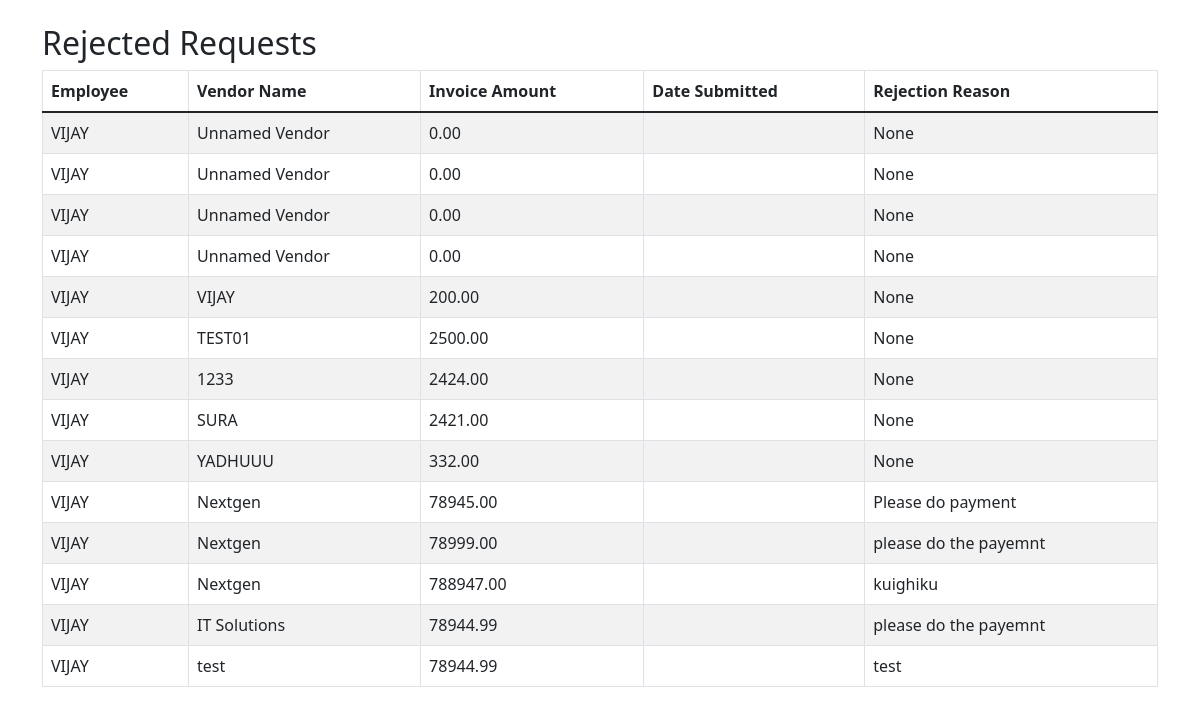
Page /manager/rejected_requests/ (signed in) on the committed database.
### finance_app/models.py (models this page shows, shortened)
class Request(models.Model):
    STATUS_CHOICES = [
        ('Pending', 'Pending'),
        ('Approved', 'Approved'),
        ('Rejected', 'Rejected'),
        ('Hold', 'Hold'),
    ]
    VENDOR_TYPE_CHOICES = [
        ('existing_vendor', 'Existing Vendor'),
        ('new_vendor', 'New Vendor'),
    ]
    employee = models.ForeignKey(User, on_delete=models.CASCADE, limit_choices_to={'role': 'Employee'})
    vendor_name = models.CharField(max_length=255)
    type_of_vendor = models.CharField(max_length=50, choices=VENDOR_TYPE_CHOICES)  # Dropdown for vendor type
    vendor_code = models.CharField(max_length=100)
    basis_of_request = models.CharField(max_length=255)
    details_of_request = models.TextField()
    invoice_amount = models.DecimalField(max_digits=10, decimal_places=2)
    requested_date_of_payment = models.DateField()
    invoice_date = models.DateField()
    status = models.CharField(max_length=10, choices=STATUS_CHOICES, default='Pending')
    created_at = models.DateTimeField(auto_now_add=True)
    updated_at = models.DateTimeField(auto_now=True)
    manager_approval_at = models.DateTimeField(null=True, blank=True)
    manager_note = models.TextField(blank=True, null=True)
    finance_approval_at = models.DateTimeField(null=True, blank=True)
    is_urgent = models.BooleanField(default=False)  # Field for urgency
    notes = models.TextField(blank=True, null=True)
    invoice = models.FileField(upload_to='attachments/', blank=True, null=True)
    ticket_number = models.PositiveIntegerField(unique=True, null=True, blank=True)  # Allow null for initial save
    def save(self, *args, **kwargs):
        if self._state.adding and self.ticket_number is None:
            last_request = Request.objects.order_by('-ticket_number').first()
            if last_request and last_request.ticket_number:
                self.ticket_number = last_request.ticket_number + 1
            else:
                self.ticket_number = 10000  # Start ticket numbering from 10000 if no records exist
        super().save(*args, **kwargs)

class User(AbstractUser):
    ROLE_CHOICES = [
        ('Employee', 'Employee'),
        ('Manager', 'Manager'),
        ('Finance', 'Finance'),
        ('Admin', 'Admin'),
    ]
    role = models.CharField(max_length=10, choices=ROLE_CHOICES)

### finance_app/views.py (the view)
# urls.py: path('manager/rejected_requests/', views.rejected_requests, name='rejected_requests'),
@login_required
def rejected_requests(request):
    if request.user.role not in ['Manager', 'Finance']:
        messages.error(request, 'Unauthorized access')
        return redirect('home')
    requests = Request.objects.filter(status='Rejected')
    return render(request, 'rejected_requestss.html', {'requests': requests})

### finance_app/templates/rejected_requestss.html (shortened to what this page needs)
<!DOCTYPE html>
<html lang="en">
<head>
    <link href="https://cdn.jsdelivr.net/npm/bootstrap@5.1.3/dist/css/bootstrap.min.css" rel="stylesheet">
</head>
<body>
    <div class="container mt-4">
        <h2>Rejected Requests</h2>
        <table class="table table-striped table-bordered">
            <thead>
                <tr>
                    <th>Employee</th>
                    <th>Vendor Name</th>
                    <th>Invoice Amount</th>
                    <th>Date Submitted</th>
                    <th>Rejection Reason</th>
                </tr>
            </thead>
            <tbody>
                {% for request in requests %}
                    <tr>
                        <td>{{ request.employee.username }}</td>
                        <td>{{ request.vendor_name }}</td>
                        <td>{{ request.invoice_amount }}</td>
                        <td>{{ request.date_submitted }}</td>
                        <td>{{ request.notes }}</td>
                    </tr>
                {% empty %}
                    <tr>
                        <td colspan="5" class="text-center">No rejected requests found.</td>
                    </tr>
                {% endfor %}
            </tbody>
        </table>
    </div>
</body>
</html>

### rows in the picture
Request: employee.username "VIJAY", vendor_name "Unnamed Vendor", invoice_amount "0.00", notes "None"
Request: employee.username "VIJAY", vendor_name "Unnamed Vendor", invoice_amount "0.00", notes "None"
Request: employee.username "VIJAY", vendor_name "Unnamed Vendor", invoice_amount "0.00", notes "None"
Request: employee.username "VIJAY", vendor_name "Unnamed Vendor", invoice_amount "0.00", notes "None"
Request: employee.username "VIJAY", vendor_name "VIJAY", invoice_amount "200.00", notes "None"
Request: employee.username "VIJAY", vendor_name "TEST01", invoice_amount "2500.00", notes "None"
Request: employee.username "VIJAY", vendor_name "1233", invoice_amount "2424.00", notes "None"
Request: employee.username "VIJAY", vendor_name "SURA", invoice_amount "2421.00", notes "None"
Request: employee.username "VIJAY", vendor_name "YADHUUU", invoice_amount "332.00", notes "None"
Request: employee.username "VIJAY", vendor_name "Nextgen", invoice_amount "78945.00", notes "Please do payment"
Request: employee.username "VIJAY", vendor_name "Nextgen", invoice_amount "78999.00", notes "please do the payemnt"
Request: employee.username "VIJAY", vendor_name "Nextgen", invoice_amount "788947.00", notes "kuighiku"
Request: employee.username "VIJAY", vendor_name "IT Solutions", invoice_amount "78944.99", notes "please do the payemnt"
Request: employee.username "VIJAY", vendor_name "test", invoice_amount "78944.99", notes "test"
